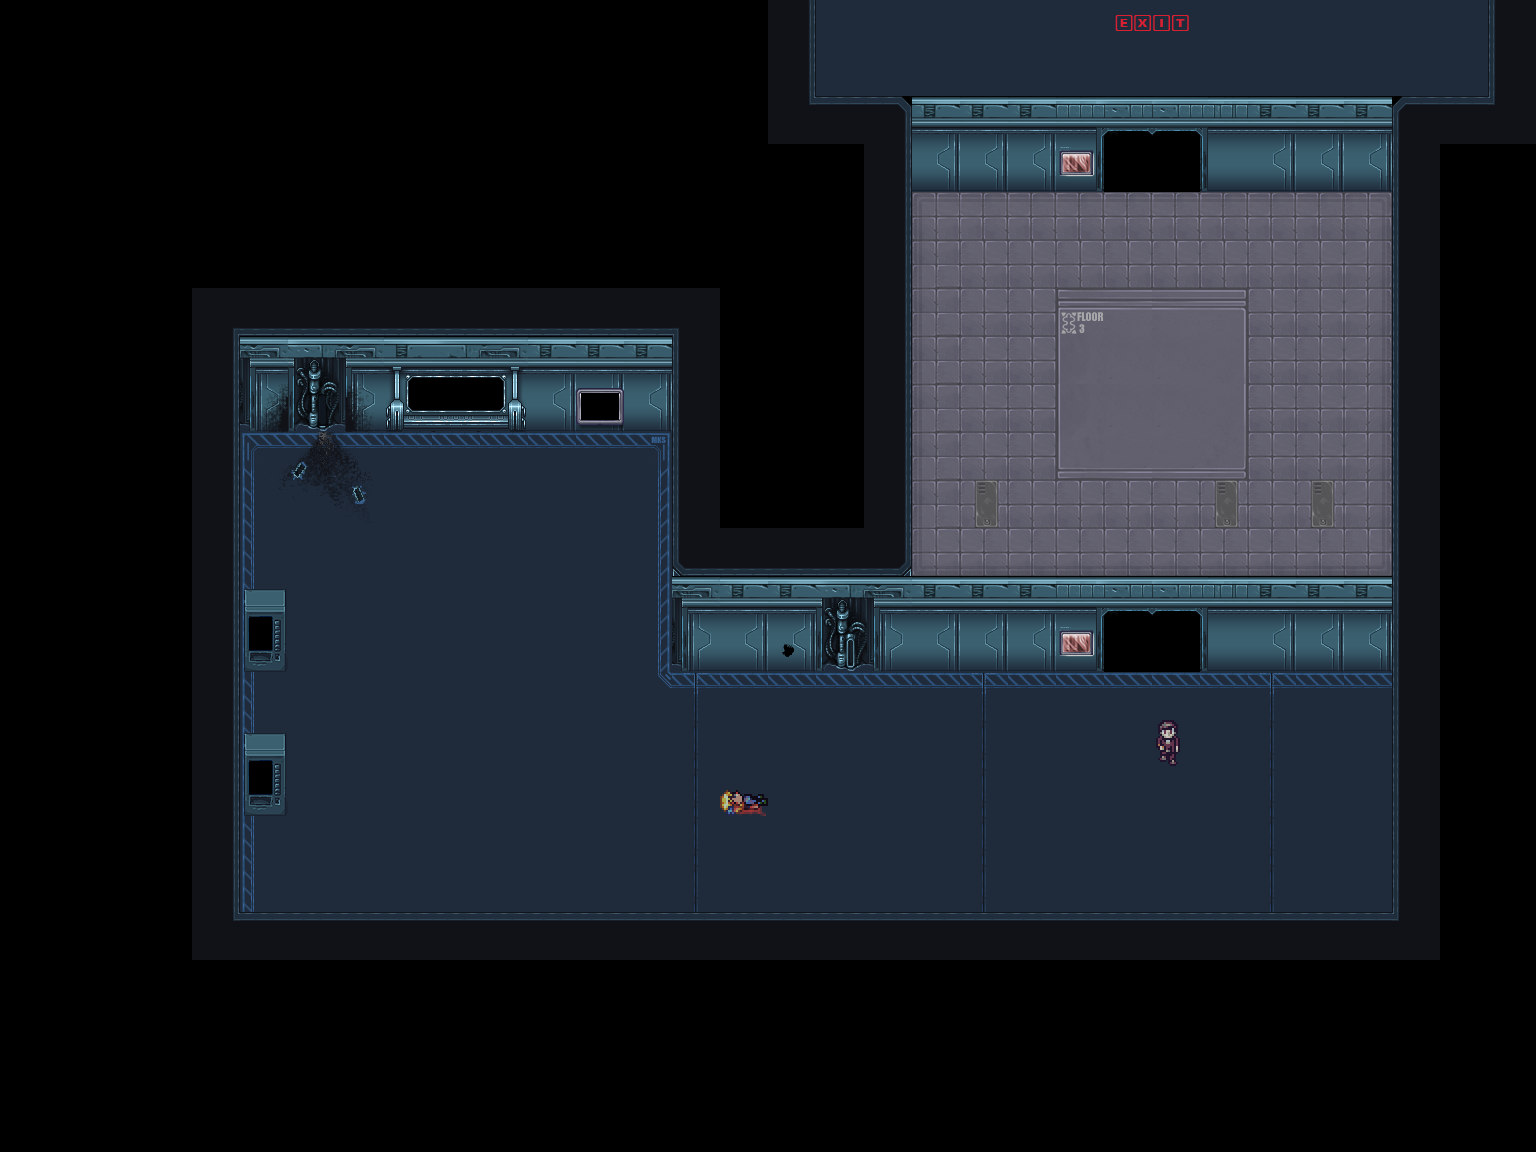

A 2D game scene composited from a Tiled map and its tileset images. What follows is a short description and the map's XML, with each tile layer's data collapsed to a summary:
An orthogonal 32x24 tile map with 48x48 px tiles, 3 tile layers (Background, Foreground, WhereCharsGo), 1 hidden layer not drawn, 3 tilesets.

<map version="1.2" tiledversion="1.3.3" orientation="orthogonal" renderorder="right-down" width="32" height="24" tilewidth="48" tileheight="48" infinite="0" nextlayerid="5" nextobjectid="1">
 <tileset firstgid="1" name="SpaceTiles" tilewidth="48" tileheight="48" tilecount="248" columns="8">
  <image source="tileset.png" width="384" height="1530" />
 </tileset>
 <tileset firstgid="249" name="test" tilewidth="48" tileheight="32" tilecount="2" columns="2">
  <image source="injured-character.png" width="96" height="32" />
 </tileset>
 <tileset firstgid="251" name="test2" tilewidth="32" tileheight="48" tilecount="8" columns="8">
  <image source="android.png" width="256" height="48" />
 </tileset>
 <layer id="1" name="Background" width="32" height="24">
  <data>[768 cells, 716 non-empty, 62 distinct tile ids]</data>
 </layer>
 <layer id="3" name="Foreground" width="32" height="24">
  <data>[768 cells, 22 non-empty, 19 distinct tile ids]</data>
 </layer>
 <layer id="2" name="WhereObjectsGo" width="32" height="24" visible="0">
  <data>[768 cells, 20 non-empty, 12 distinct tile ids]</data>
 </layer>
 <layer id="4" name="WhereCharsGo" width="32" height="24">
  <data>[768 cells, 2 non-empty, 2 distinct tile ids]</data>
 </layer>
</map>
